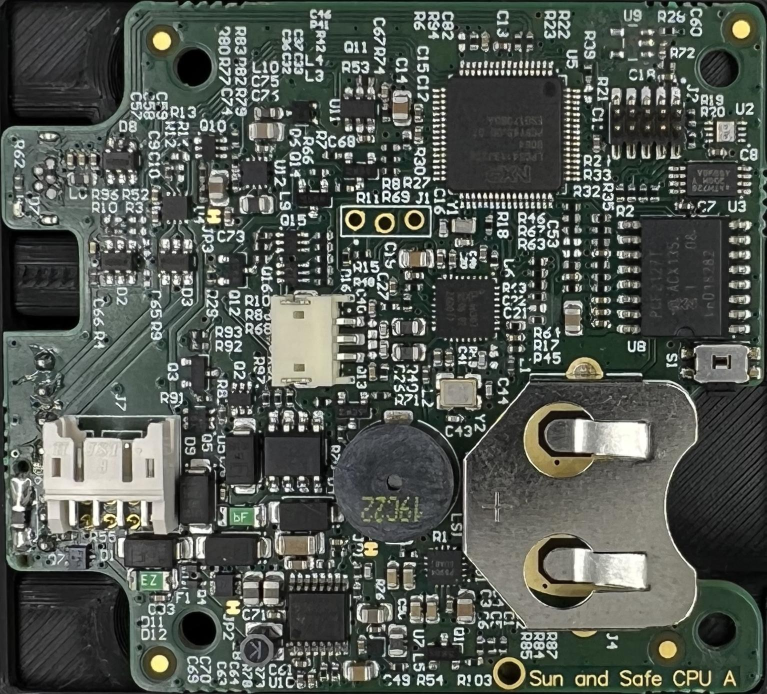
#> input picture detailcrop/simplerot_crop1.jpg, 1533 x 1388 px (shown at 1/2 size); its folder holds only this picture in this run
$ python wycinanie_czesci.py   (older library calls are emulated)
#> lines starting #> are read from the running program, lines starting #| are printed output that depends on the picture
'''
wyciecie male fragmentu do porownania
'''
from PIL import Image
import numpy as np
import os
from sewar.full_ref import mse, rmse, psnr, uqi, ssim, ergas, scc, rase, sam, msssim, vifp
import cv2
ilosc_plytek = 9


def zrob_folder(x=2):
    for i in range(x):
        os.mkdir(f'C:/Users/szymo/Desktop/ZPI - AOI/ZPI_GRINN/szymonek/zadanie od dimy/fragmenty/plytka{i + 1}')


# [6 lines of commented-out code are left out]

dane = dict() #1,2,7,8 no deffects
# 3 - deffect 2
# 4 - deffect 3
# 5 - deffect 4
# 6 - deffect 5
# 9 - deffect 6
dane[1] = [[203, 539, 68, 30]  #
    , [1057, 628, 37, 23]  # 1094, 651
    , [1056, 604, 41, 23]  # 1097, 627
    , [1412, 761, 64, 35]  # 1476, 796
    , [1429, 238, 45, 50]]  # 1474, 288

dane[2] = [[206, 538, 68, 30]
    , [1065, 631, 37, 23]
    , [1065, 606, 41, 23]
    , [1415, 760, 64, 35]
    , [1434, 240, 45, 50]
           ]

dane[3] = [[201, 541, 68, 30]
    , [1057, 623, 37, 23]
    , [1054, 603, 41, 23]
    , [1410, 754, 64, 35]
    , [1425, 235, 45, 50]
           ]

dane[4] = [[209, 543, 68, 30]
    , [1065, 627, 37, 23]
    , [1065, 602, 41, 23]
    , [1427, 751, 64, 35]
    , [1431, 230, 45, 50]]

dane[5] = [[203, 558, 68, 30]
    , [1055, 638, 37, 23]
    , [1055, 613, 41, 23]
    , [1409, 762, 64, 35]
    , [1421, 244, 45, 50]]

dane[6] = [[205, 539, 68, 30]
    , [1059, 625, 37, 23]
    , [1062, 602, 41, 23]
    , [1420, 751, 64, 35]
    , [1429, 228, 45, 50]]

dane[7] = [[232, 540, 68, 30]
    , [1084, 629, 37, 23]
    , [1086, 606, 41, 23]
    , [1443, 760, 64, 35]
    , [1459, 240, 45, 50]]

dane[8] = [[208, 542, 68, 30]
    , [1065, 621, 37, 23]
    , [1063, 598, 41, 23]
    , [1416, 746, 64, 35]
    , [1428, 228, 45, 50]]

dane[9] = [[192, 540, 68, 30]
    , [1053, 622, 37, 23]
    , [1054, 596, 41, 23]
    , [1411, 746, 64, 35]
    , [1422, 228, 45, 50]]

# slownik_plytek = dict.fromkeys([x + 1 for x in range(9)], [])
# list1, list2, list3, list4, list5, list6, list7, list8 = ([] for i in range(8))
pcb_list = [[] for i in range(9)]

for i in range(9):
    im1 = cv2.imread(f'detailcrop/simplerot_crop{i + 1}.jpg')
#> im1 is the input picture: shape (1388, 1533, 3); mean B, G, R 81.5, 88.1, 82.7
    for j in dane[i+1]:
        left, top, right, bottom = j
        right += left
        bottom += top
        im1c = im1[top:bottom, left:right]
        # slownik_plytek[i + 1].append(j[0])
        pcb_list[i].append(im1c)
#> this loop made 5 passes
#> pass 1, `im1c = im1[top:bottom, left:right]`:
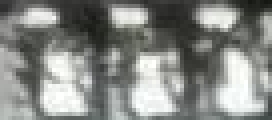
#> im1c: shape (30, 68, 3) (shown 4 times larger); mean B, G, R 132.5, 136.1, 133.9
#> pass 2, `im1c = im1[top:bottom, left:right]`:
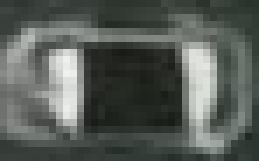
#> im1c: shape (23, 37, 3) (shown 7 times larger); mean B, G, R 87.6, 92.5, 87.1
#> pass 3, `im1c = im1[top:bottom, left:right]`:
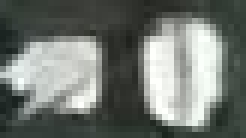
#> im1c: shape (23, 41, 3) (shown 6 times larger); mean B, G, R 113.9, 119.5, 114.1
#> (the run stopped early here; a loop or call above may not have finished)
